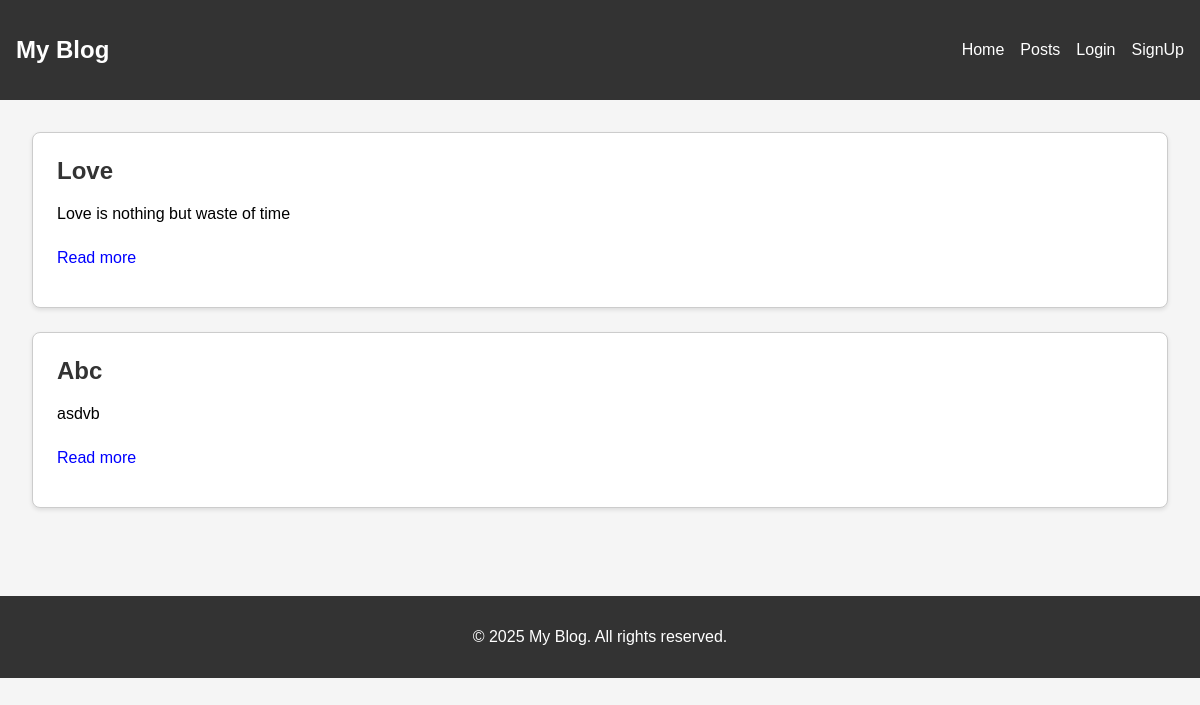
/posts/, run on the app's committed database.
### models/post.py (models this page shows)
class Post(TimeStampMixin, Base):
    __tablename__ = "Posts"
    id = Column(Integer, primary_key=True)
    title = Column(String, nullable=False)
    body = Column(Text, nullable=False)
    is_published = Column(Boolean, nullable=False, default=False)
    user_id = Column(Integer, ForeignKey('Users.id'))
    author = relationship("User", back_populates="posts")
    tags = relationship("Tag", secondary=post_tag_association, back_populates="posts")

### routes/post_Routes.py (the view)
@post_bp.route('/', methods=['GET'])
def show_posts():
    posts = list_posts(True)
    return render_template('base.html',allPosts = posts)

### controllers/fun.py (called while the page is built)
def list_posts(published):
    session = Session()
    try:
        posts = session.query(Post).filter(Post.is_published == published).all()
        return posts
    except SQLAlchemyError as e:
        session.rollback()
        return e
    finally:
        session.close()

### templates/base.html (shortened to what this page needs)
<!DOCTYPE html>
<html lang="en">
<head>
</head>
<body>
<header>
    <nav>
        <h1><a href="{{ url_for('Home') }}">My Blog</a></h1>
        <ul>
            <li><a href="{{ url_for('Home') }}">Home</a></li>
            <li><a href="{{ url_for('Home') }}">Posts</a></li>
            <li><a href="{{ url_for('users.login') }}">Login</a></li>
            <li><a href="{{ url_for('users.signup') }}">SignUp</a></li>
        </ul>
    </nav>
</header>
<main>
    {% block content %}
    <section class="posts">
        {% for post in allPosts %}
        <div class="post-block">
            <h2>{{ post.title }}</h2>
            <p class="post-preview" id="preview-{{ loop.index }}">{{ post.body }}</p>
            <p class="read-more" onclick="toggleContent({{ loop.index }}, this)">Read more</p>
        </div>
        {% else %}
        <p>No posts available.</p>
        {% endfor %}
    </section>
    {% endblock %}
</main>
<footer>
    <p>&copy; 2025 My Blog. All rights reserved.</p>
</footer>
</body>
</html>

### templates/base.html (style rules this page uses)
body { font-family: Arial, sans-serif; background-color: #f5f5f5; margin: 0; }
header { background-color: #333; color: white; padding: 1rem; }
nav { display: flex; justify-content: space-between; align-items: center; }
nav h1 a { color: white; text-decoration: none; }
nav ul { list-style: none; display: flex; gap: 1rem; margin: 0; padding: 0; }
nav ul li a { color: white; text-decoration: none; }
main { padding: 2rem; }
.post-block { background-color: white; border: 1px solid #ccc; padding: 1.5rem; margin-bottom: 1.5rem; border-radius: 8px; box-shadow: 0 2px 4px rgba(0,0,0,0.1); }
.post-block h2 { margin-top: 0; color: #333; }
.post-preview { overflow: hidden; display: -webkit-box; -webkit-line-clamp: 3; -webkit-box-orient: vertical; }
.read-more { color: blue; cursor: pointer; margin-top: 10px; display: inline-block; }
footer { background-color: #333; color: white; text-align: center; padding: 1rem; margin-top: 2rem; }

### data on the page
Post: title "Love", body "Love is nothing but waste of time"
Post: title "Abc", body "asdvb"
